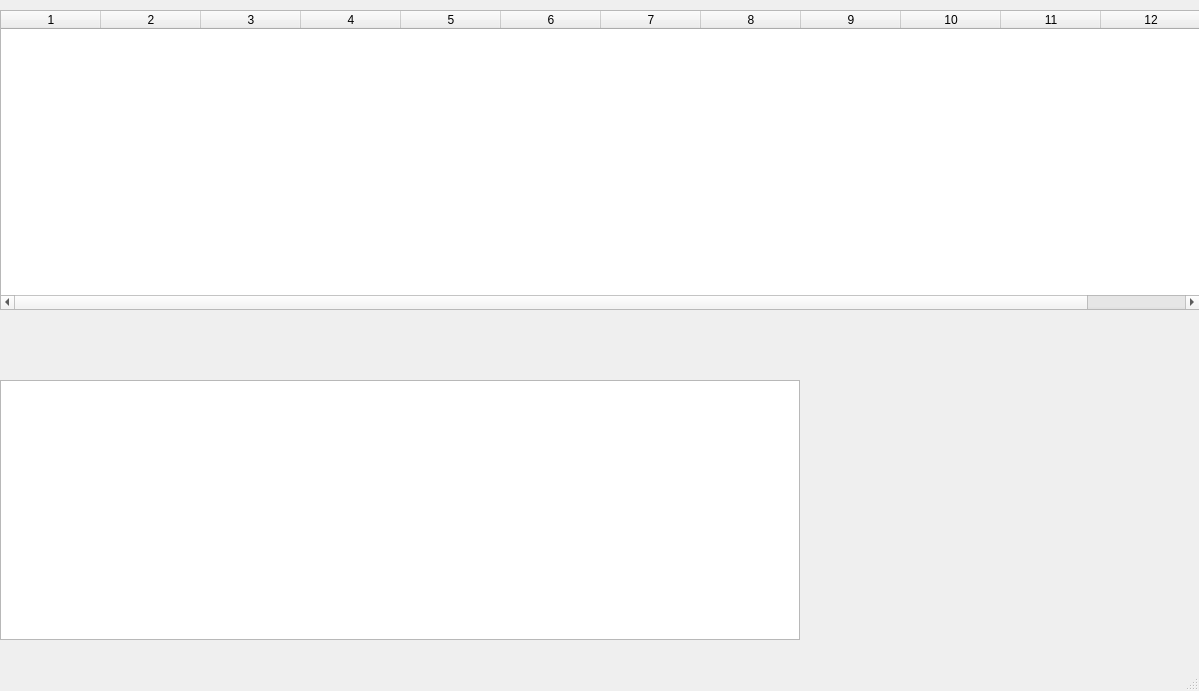
<?xml version="1.0" encoding="UTF-8"?>
<ui version="4.0">
 <class>MainWindow</class>
 <widget class="QMainWindow" name="MainWindow">
  <property name="geometry">
   <rect>
    <x>0</x>
    <y>0</y>
    <width>1199</width>
    <height>691</height>
   </rect>
  </property>
  <property name="windowTitle">
   <string>MainWindow</string>
  </property>
  <widget class="QWidget" name="centralwidget">
   <widget class="QTableWidget" name="tableWidget">
    <property name="geometry">
     <rect>
      <x>0</x>
      <y>10</y>
      <width>1200</width>
      <height>300</height>
     </rect>
    </property>
    <property name="columnCount">
     <number>12</number>
    </property>
    <column/>
    <column/>
    <column/>
    <column/>
    <column/>
    <column/>
    <column/>
    <column/>
    <column/>
    <column/>
    <column/>
    <column/>
   </widget>
   <widget class="QTableWidget" name="tableWidget_2">
    <property name="geometry">
     <rect>
      <x>0</x>
      <y>380</y>
      <width>800</width>
      <height>260</height>
     </rect>
    </property>
   </widget>
  </widget>
  <widget class="QMenuBar" name="menubar">
   <property name="geometry">
    <rect>
     <x>0</x>
     <y>0</y>
     <width>1199</width>
     <height>26</height>
    </rect>
   </property>
  </widget>
  <widget class="QStatusBar" name="statusbar"/>
 </widget>
 <resources/>
 <connections/>
</ui>
